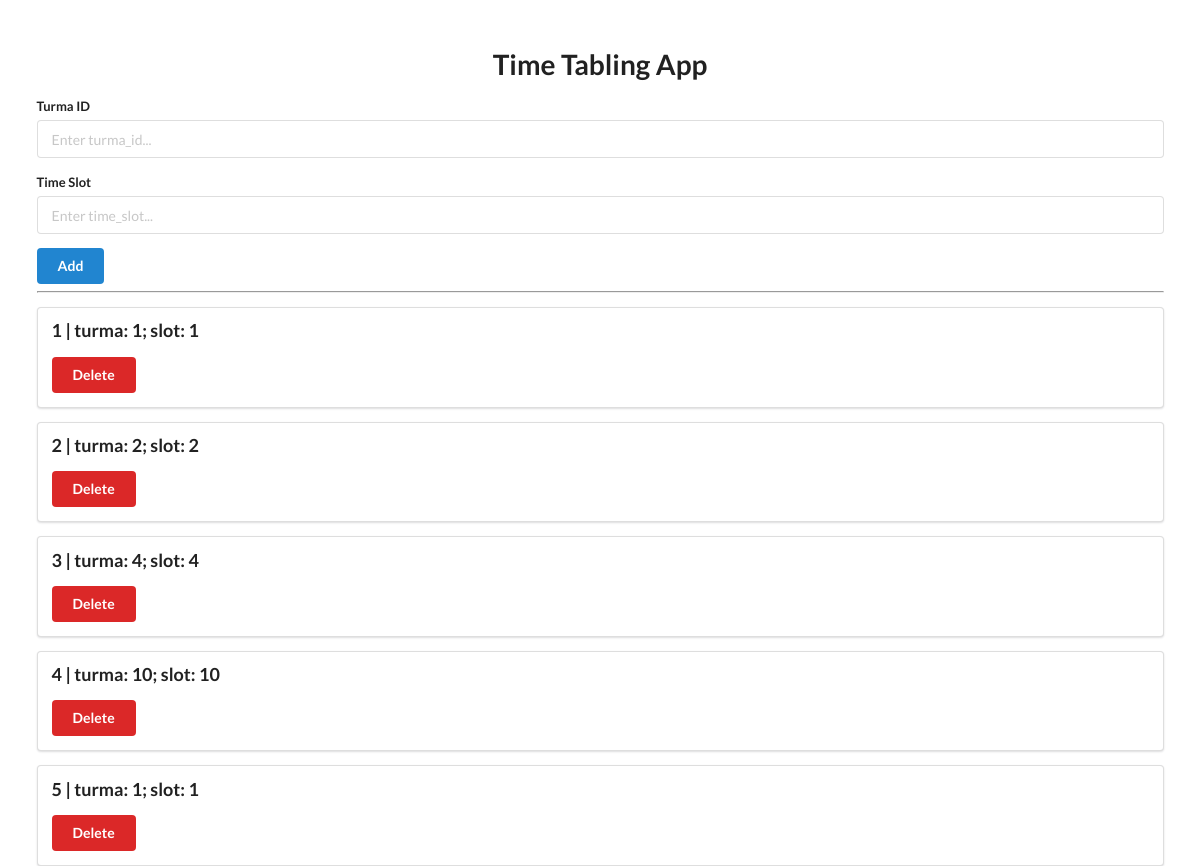
The page / on the database its author committed.
### models.py (models this page shows)
class TimeSlot(Base):
    __tablename__ = "time_slot"
    id: Mapped[int] = mapped_column(primary_key=True)
    turma_id: Mapped[int] = mapped_column(ForeignKey("turma.id"))
    slot: Mapped[int] = mapped_column(Integer) #TODO: consider monA, tueC || AA, BC || 0, 10

### app.py (the view)
@app.get("/")
def home(request: Request, db: Session = Depends(get_db)):
    time_slots = db.query(models.TimeSlot).all()
    return templates.TemplateResponse("tt_index.html",
                                    {"request": request, "time_slot_list": time_slots})

### templates/tt_index.html (shortened to what this page needs)
<!DOCTYPE html>
<html lang="en">
  <head>
    <link
      rel="stylesheet"
      href="https://cdn.jsdelivr.net/npm/semantic-ui@2.4.2/dist/semantic.min.css"
    />
  </head>
  <body>
    <div style="margin-top: 50px" class="ui container">
      <h1 class="ui center aligned header">Time Tabling App</h1>
      <form class="ui form" action="/add" method="post">
        <div class="field">
          <label>Turma ID</label>
          <input type="text" name="turma_id" placeholder="Enter turma_id..." /><br />
        </div>
        <div class="field">
          <label>Time Slot</label>
          <input type="text" name="time_slot" placeholder="Enter time_slot..." /><br />
        </div>
        <button class="ui blue button" type="submit">Add</button>
      </form>
      <hr />
      {% for time_slot in time_slot_list %}
      <div class="ui segment">
        <p class="ui big header">{{time_slot.id }} | turma: {{ time_slot.turma_id }}; slot: {{time_slot.slot}} </p>
        <a class="ui red button" href="/delete/{{ time_slot.id }}">Delete</a>
      </div>
      {% endfor %}
    </div>
  </body>
</html>

### rows shown on the page
TimeSlot: id "1", turma_id "1", slot "1"
TimeSlot: id "2", turma_id "2", slot "2"
TimeSlot: id "3", turma_id "4", slot "4"
TimeSlot: id "4", turma_id "10", slot "10"
TimeSlot: id "5", turma_id "1", slot "1"
